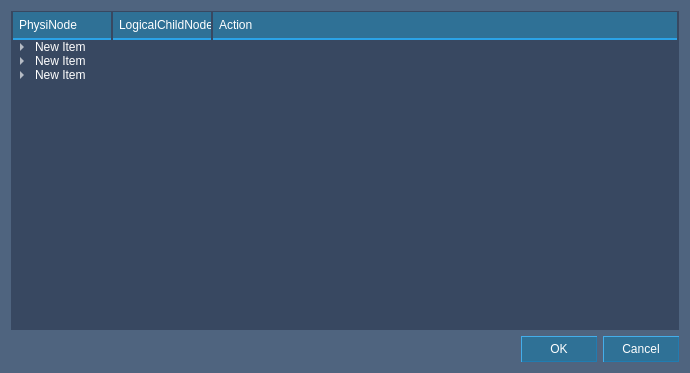
<?xml version="1.0" encoding="UTF-8"?>
<ui version="4.0">
 <class>CSNodeAssignWidgetBase</class>
 <widget class="QWidget" name="CSNodeAssignWidgetBase">
  <property name="geometry">
   <rect>
    <x>0</x>
    <y>0</y>
    <width>690</width>
    <height>373</height>
   </rect>
  </property>
  <property name="windowTitle">
   <string>Form</string>
  </property>
  <property name="styleSheet">
   <string notr="true">QWidget{
	color:#ffffff;
	background-color:#4f647f;
}</string>
  </property>
  <layout class="QVBoxLayout" name="verticalLayout">
   <item>
    <widget class="QTreeWidget" name="treeWidget">
     <property name="styleSheet">
      <string notr="true">QTreeWidget{
	background-color:#384861;
	color:#ffffff;
	border:1px solid #384861;
}

QHeaderView::section{
	color:#ffffff;
	background-color:#2f7196;
	border:0px;
	padding-left:6px;
	border-left:1px solid #384861;
	border-right:1px solid #384861;
	border-bottom:2px solid #2ba3e7;
	height:26px;
}

QTreeWidget::branch:closed:has-children {
	image: url(:/images/TreeWidget_defult.png);
}

QTreeWidget::branch:open {
	image: url(:/images/TreeWidget_pressed.png);
}

QTreeWidget::item:hover{
	background-color:#2887f1;

}

QTreeWidget::item:selected{
	color:white;
	background-color:#71601b;
}

QScrollBar:horizontal{
	background-color:#435770;
	height:12px;
}

QScrollBar::handle:horizontal{
	margin:2px;
	background-color:#384861;
}

QScrollBar::add-line:horizontal{
	width:8px;
	height:8px;
	background-color:transparent;
	subcontrol-position:right;
}

QScrollBar::sub-line:horizontal{
	width:8px;
	height:8px;
	background-color:transparent;
	subcontrol-position:left;
}

QScrollBar:vertical{
	background-color:#435770;
	width:12px;
}

QScrollBar::add-page:horizontal{
	background:transparent;
}

QScrollBar::sub-page:horizontal{
	background:transparent;
}

QScrollBar::add-page:vertical{
	background:transparent;
}

QScrollBar::sub-page:vertical{
	background:transparent;
}

QScrollBar::handle:vertical{
	margin:2px;
	background-color:#384861;
}

QScrollBar::add-line:vertical{
	width:8px;
	height:8px;
	background-color:transparent;
	subcontrol-position:bottom;
}

QScrollBar::sub-line:vertical{
	width:8px;
	height:8px;
	background-color:transparent;
	subcontrol-position:top;
}</string>
     </property>
     <column>
      <property name="text">
       <string>PhysiNode</string>
      </property>
     </column>
     <column>
      <property name="text">
       <string>LogicalChildNodes</string>
      </property>
     </column>
     <column>
      <property name="text">
       <string>Action</string>
      </property>
     </column>
     <item>
      <property name="text">
       <string>New Item</string>
      </property>
      <item>
       <property name="text">
        <string>New Subitem</string>
       </property>
       <item>
        <property name="text">
         <string>New Subitem</string>
        </property>
        <item>
         <property name="text">
          <string>New Subitem</string>
         </property>
        </item>
       </item>
      </item>
     </item>
     <item>
      <property name="text">
       <string>New Item</string>
      </property>
      <item>
       <property name="text">
        <string>New Subitem</string>
       </property>
       <item>
        <property name="text">
         <string>New Subitem</string>
        </property>
       </item>
      </item>
     </item>
     <item>
      <property name="text">
       <string>New Item</string>
      </property>
      <item>
       <property name="text">
        <string>New Subitem</string>
       </property>
       <item>
        <property name="text">
         <string>New Subitem</string>
        </property>
        <item>
         <property name="text">
          <string>New Subitem</string>
         </property>
        </item>
       </item>
      </item>
     </item>
    </widget>
   </item>
   <item>
    <layout class="QHBoxLayout" name="horizontalLayout">
     <item>
      <spacer name="horizontalSpacer">
       <property name="orientation">
        <enum>Qt::Horizontal</enum>
       </property>
       <property name="sizeHint" stdset="0">
        <size>
         <width>40</width>
         <height>20</height>
        </size>
       </property>
      </spacer>
     </item>
     <item>
      <widget class="QPushButton" name="btOK">
       <property name="minimumSize">
        <size>
         <width>76</width>
         <height>26</height>
        </size>
       </property>
       <property name="styleSheet">
        <string notr="true">QPushButton{
	color:#ffffff;
	background-color:#2f7196;
	border-top:1px solid #44aeea;
	border-left:1px solid #44aeea;
	border-bottom:1px solid #217cb1;
	border-right:1px solid #217cb1;
}

QPushButton:hover{
	color:#ffffff;
	background-color:#0f8dc8;
}

QPushButton:pressed{
	color:#ffffff;
	background-color:#256081;
	border:1px solid #44aeea;	
}</string>
       </property>
       <property name="text">
        <string>OK</string>
       </property>
      </widget>
     </item>
     <item>
      <widget class="QPushButton" name="btCancel">
       <property name="minimumSize">
        <size>
         <width>76</width>
         <height>26</height>
        </size>
       </property>
       <property name="styleSheet">
        <string notr="true">QPushButton{
	color:#ffffff;
	background-color:#2f7196;
	border-top:1px solid #44aeea;
	border-left:1px solid #44aeea;
	border-bottom:1px solid #217cb1;
	border-right:1px solid #217cb1;
}

QPushButton:hover{
	color:#ffffff;
	background-color:#0f8dc8;
}

QPushButton:pressed{
	color:#ffffff;
	background-color:#256081;
	border:1px solid #44aeea;	
}</string>
       </property>
       <property name="text">
        <string>Cancel</string>
       </property>
      </widget>
     </item>
    </layout>
   </item>
  </layout>
 </widget>
 <resources>
  <include location="ui.qrc"/>
 </resources>
 <connections/>
</ui>
